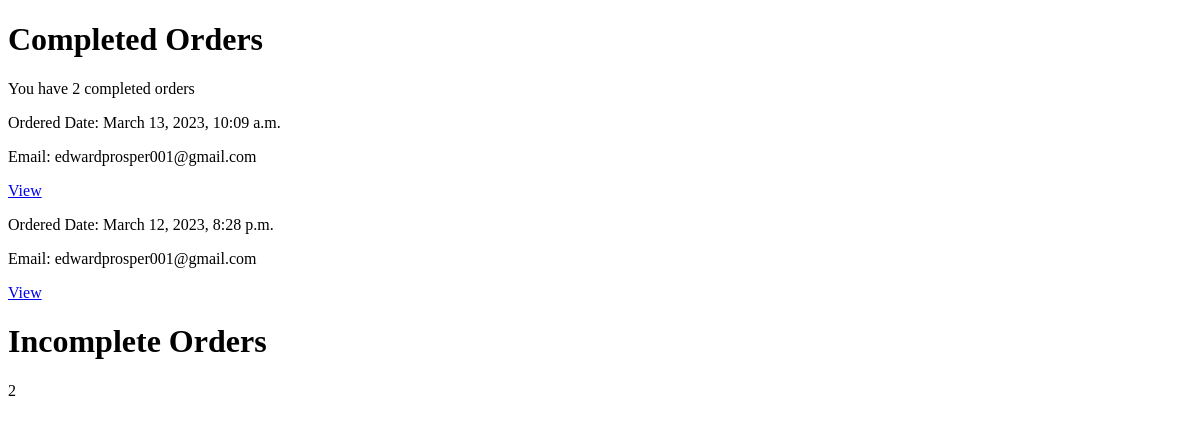
The app's page /orders/orders/history/ (signed in), older data.
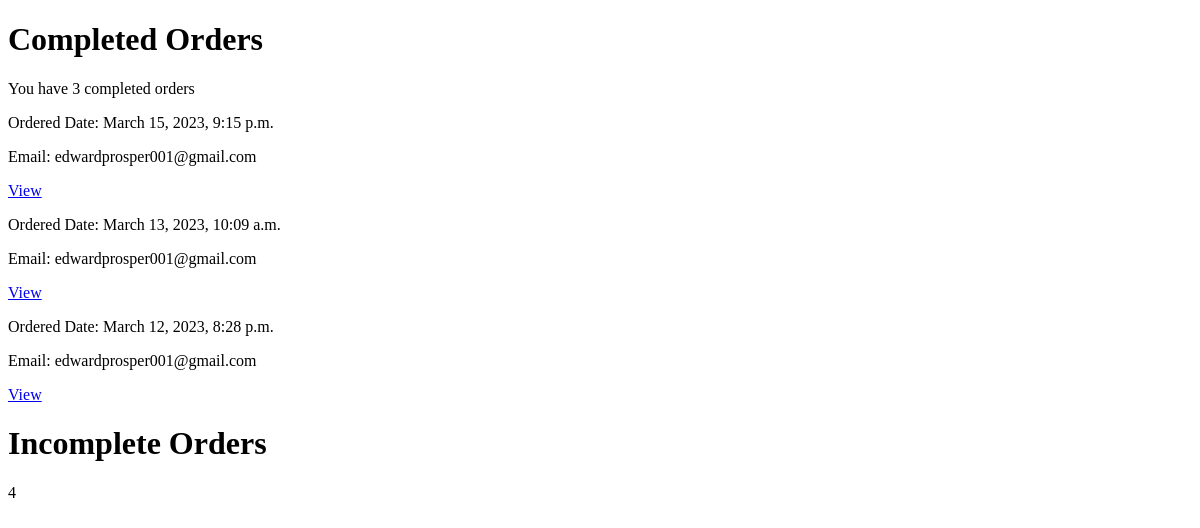
The same page, newer data.
### core/models.py (models this page shows, shortened)
class Order_Payment(models.Model):      # You just created this....
    order = models.ForeignKey(Order, on_delete=models.CASCADE)
    amount = models.PositiveIntegerField()
    ref = models.CharField(max_length=200)
    email = models.EmailField()
    verified = models.BooleanField(default=False)
    date_created = models.DateTimeField(auto_now_add=True)
    class Meta:
        ordering = ["-date_created"]
        verbose_name = "Ordered & Paid"
        verbose_name_plural = "Ordered & Paid"

### orders/models.py (models this page shows, shortened)
class Order(models.Model):
    first_name = models.CharField(max_length=50)
    last_name = models.CharField(max_length=50)
    email = models.EmailField()
    phone_number = models.CharField(max_length=11)
    address = models.CharField(max_length=250)
    postal_code = models.CharField(max_length=20)
    city = models.ForeignKey(LGA, on_delete=models.CASCADE)
    delivery_fee = ChainedForeignKey(Delivery_prices, chained_field="city",
                                     chained_model_field="city",
                                     show_all=False,
                                    auto_choose=True,
                                    sort=True)
    created = models.DateTimeField(auto_now_add=True)
    updated = models.DateTimeField(auto_now=True)
    paid = models.BooleanField(default=False)
    ref = models.CharField(max_length=200)
    refund_requested = models.BooleanField(default=False)
    refund_granted = models.BooleanField(default=False)
    coupon = models.ForeignKey(Coupon,
                               related_name='orders',
                               null=True,
                               blank=True,
                               on_delete=models.SET_NULL)
    discount = models.IntegerField(default=0,
                                   validators=[MinValueValidator(0),
                                       MaxValueValidator(100)])
    class Meta:
        ordering = ['-created']
        indexes = [
            models.Index(fields=['-created']),
        ]

### orders/views.py (the view)
# urls.py: path("orders/history/", views.order_history, name="order-history"),
@login_required
def order_history(request):
    completed_orders = Order_Payment.objects.filter(email=request.user.email, verified=True)
    incomplete_orders = Order.objects.filter(email=request.user.email, paid=False)
    context = {
        "incomplete_orders": incomplete_orders,
        "completed_orders": completed_orders
    }
    return render(request, "orders/order/history2.html", context)

### cart/context_processors.py (called while the page is built)
def cart(request):
    return {'cart': Cart(request)}

### orders/templates/orders/order/history2.html (shortened to what this page needs)
<!DOCTYPE html>
<html lang="en">
<head>
</head>
<body>
    <h1>Completed Orders</h1>
    You have {{ completed_orders.count }} completed orders
    {% for order in completed_orders %}
        <p>Ordered Date: {{ order.order.created }}</p>
        <p>Email: {{ order.email }}</p>
        <a href="{% url 'orders:user-order-detail' order.id %}">View</a>
    {% endfor %}
    <h1>Incomplete Orders</h1>
    {{ incomplete_orders.count}}
</body>
</html>

Row changes from the older to the newer data that the page shows:
added Order_Payment: order.created "March 15, 2023, 9:15 p.m.", email "edwardprosper001@gmail.com"
Text that changed along with them:
{{ completed_orders.count }}: "2" → "3"
{{ incomplete_orders.count }}: "2" → "4"
